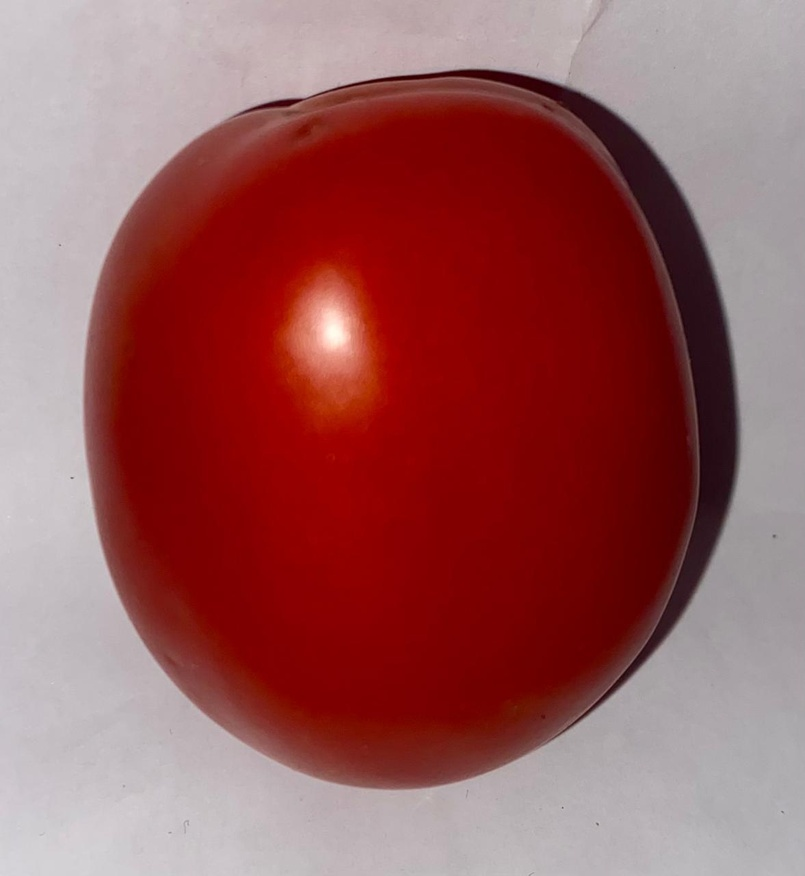
#> input picture citra/tomat/matang/1.jpg, 805 x 876 px, shrunk from 1177 x 1280 before the run
$ python conv.py
#> lines starting #> are read from the running program, lines starting #| are printed output that depends on the picture
import cv2

# Baca citra RGB
image_rgb = cv2.imread('tomat/matang/1.jpg')  # Ganti 'gambar.jpg' dengan nama file citra Anda
#> image_rgb is the input picture: shape (876, 805, 3); mean B, G, R 91, 90.3, 152.7

# Ubah citra RGB menjadi grayscale
image_gray = cv2.cvtColor(image_rgb, cv2.COLOR_BGR2GRAY)
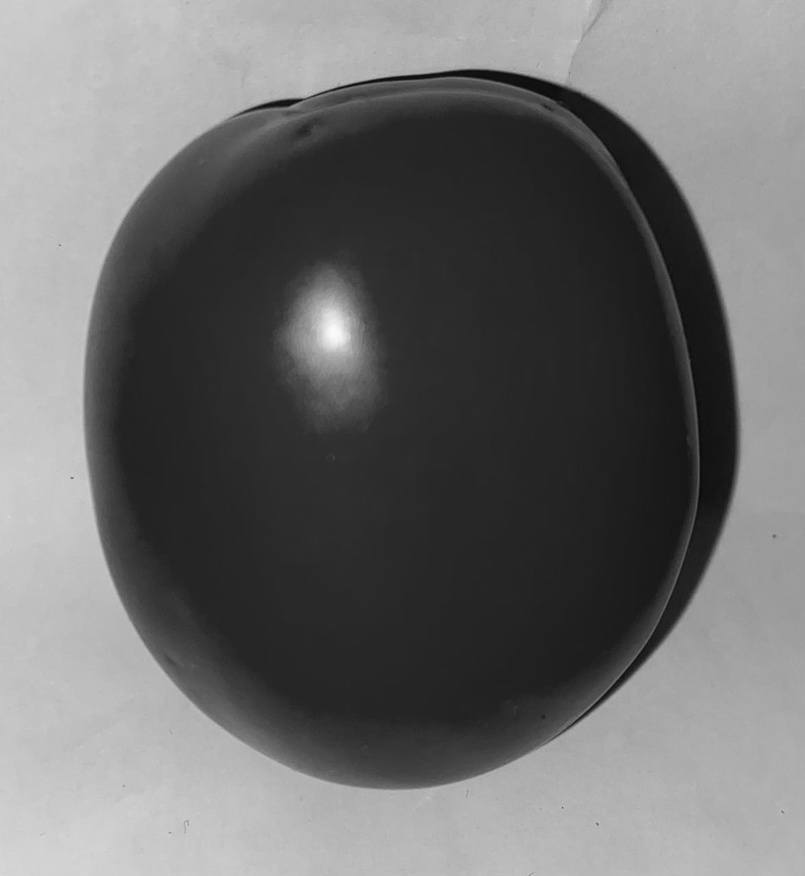
#> image_gray: shape (876, 805); min 9, max 251, mean 109

# Simpan hasil citra grayscale
cv2.imwrite('gambar_grayscale.jpg', image_gray)

print("Citra berhasil diubah menjadi grayscale dan disimpan sebagai 'gambar_grayscale.jpg'.")

$ run again, with citra/tomat/matang/11.jpg copied over citra/tomat/matang/1.jpg
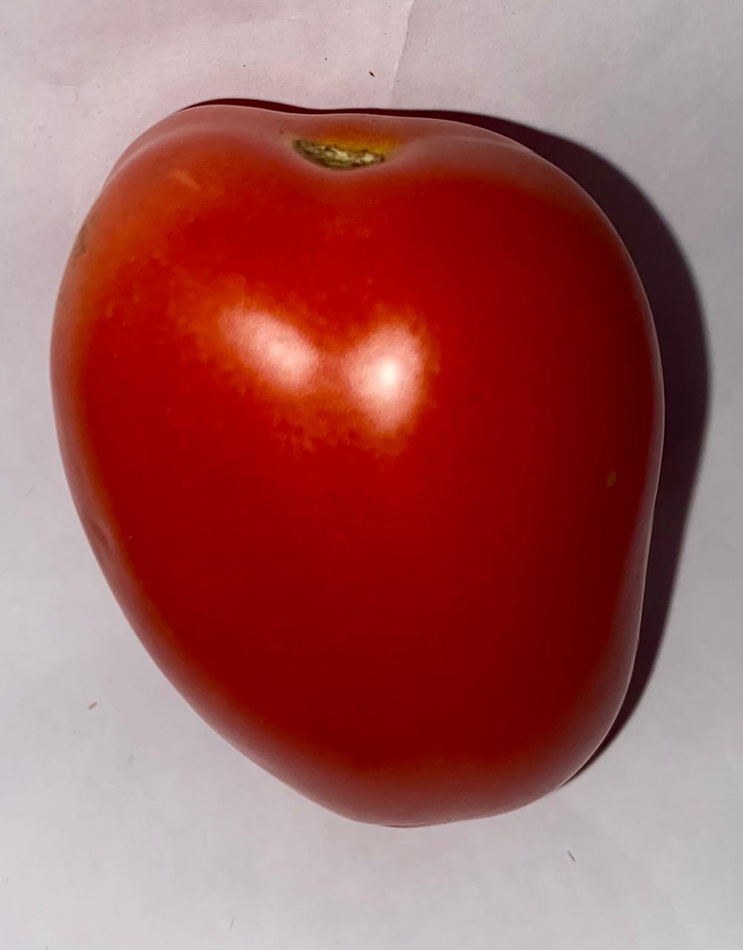
#> input picture citra/tomat/matang/11.jpg, 743 x 950 px, shrunk from 1001 x 1280 before the run
#> image_rgb is the input picture: shape (950, 743, 3); mean B, G, R 92.8, 94.3, 160.3
#> `image_gray = cv2.cvtColor(image_rgb, cv2.COLOR_BGR2GRAY)`:
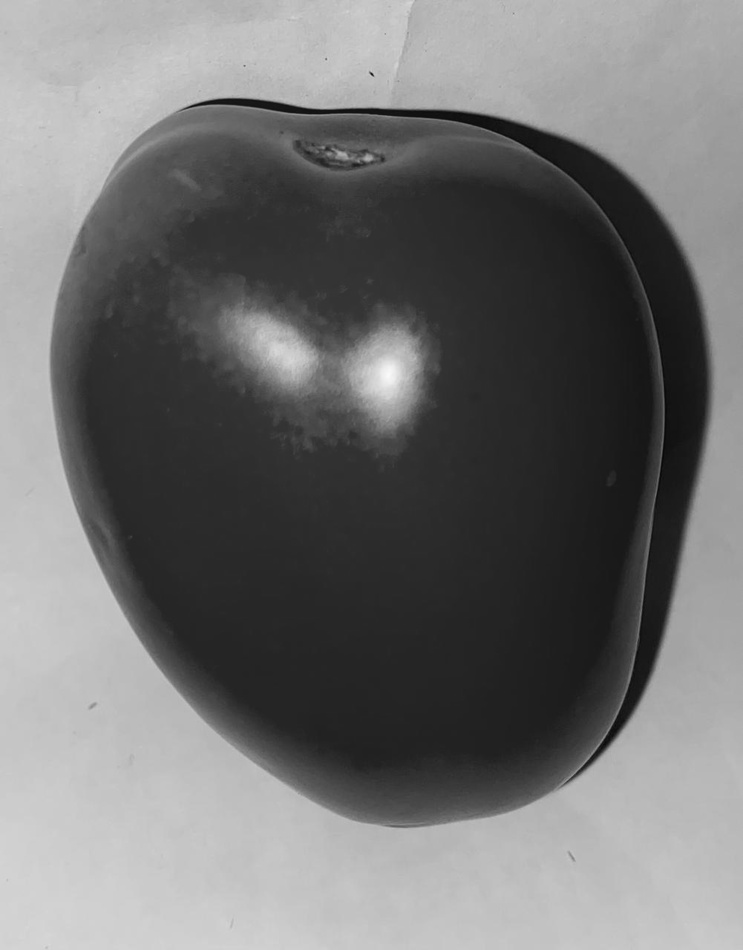
#> image_gray: shape (950, 743); min 8, max 249, mean 113.8

$ run again, with citra/tomat/matang/12.jpg copied over citra/tomat/matang/1.jpg
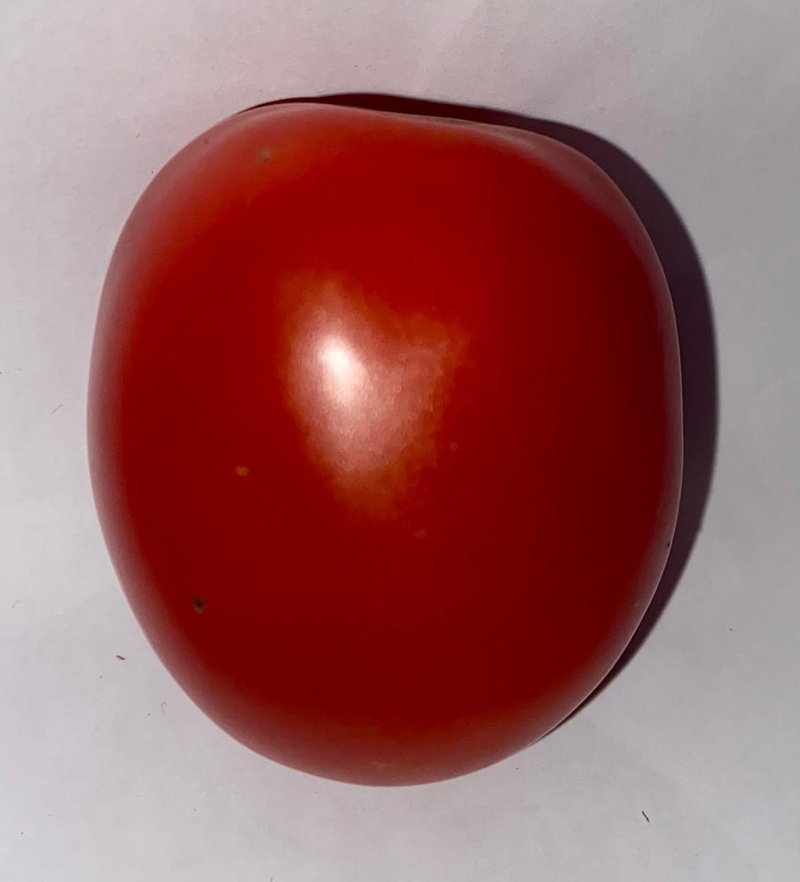
#> input picture citra/tomat/matang/12.jpg, 800 x 882 px, shrunk from 1160 x 1280 before the run
#> image_rgb is the input picture: shape (882, 800, 3); mean B, G, R 97.8, 97.1, 153.6
#> `image_gray = cv2.cvtColor(image_rgb, cv2.COLOR_BGR2GRAY)`:
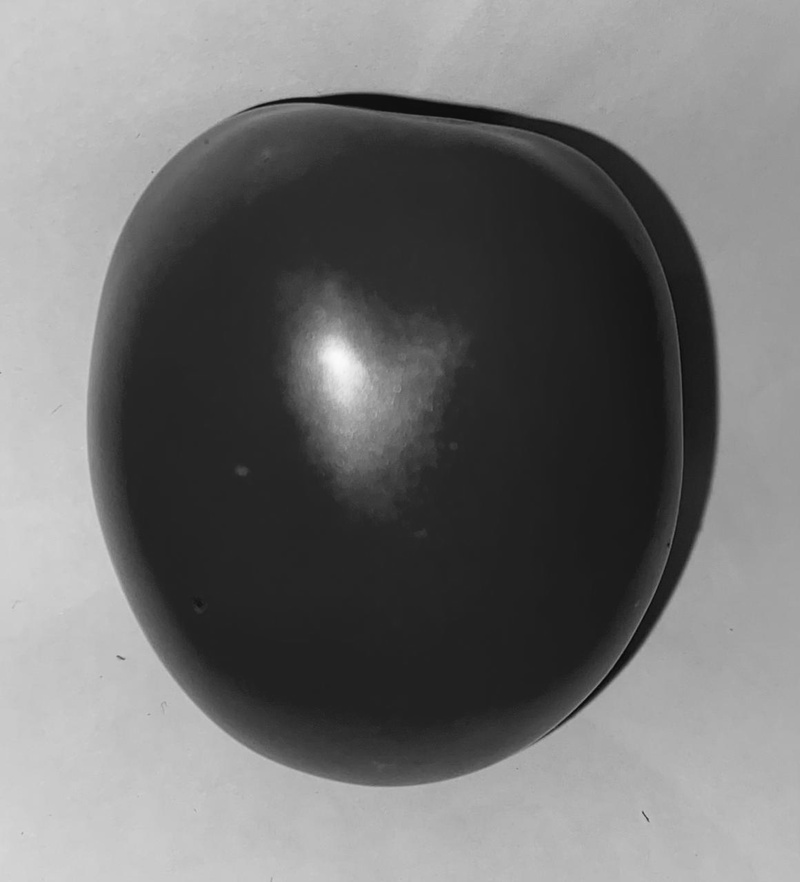
#> image_gray: shape (882, 800); min 8, max 251, mean 114
